Frame 1 (no input): blank canvas, image omitted
Frame 60 (the mouse pressed at the canvas centre just before this capture): blank canvas, image omitted
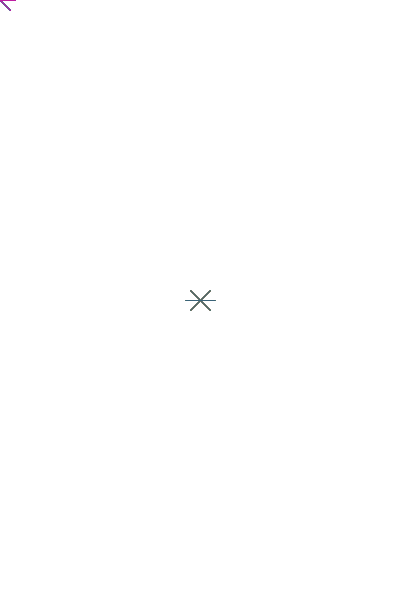
Frame 120 (the mouse held since frame 60 and released just before this capture)

The Processing sketch whose frames 1 and 60 were blank and that drew this single picture after the mouse press (run headless with seeded random() and noise(); from frame 60 on, the mouse is pressed at the canvas centre):

// Processing sketch: processing_98574
// ── processing_98574.pde

void setup()
{ 
  size(400, 600);
  background(255, 255, 255);
  smooth();
  frameRate(10);
} 

void draw() 
{  
  stroke(random(255), random(255), random(255) );
  line(mouseX-10, mouseY-10, mouseX+10, mouseY+10);
  line(mouseX-10, mouseY+10, mouseX+10, mouseY-10);
  line(mouseX-15, mouseY, mouseX+15, mouseY);
                            
}
